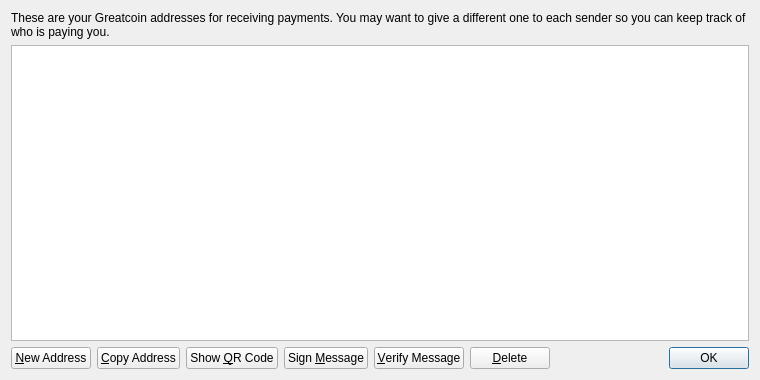
<?xml version="1.0" encoding="UTF-8"?>
<ui version="4.0">
 <class>AddressBookPage</class>
 <widget class="QWidget" name="AddressBookPage">
  <property name="geometry">
   <rect>
    <x>0</x>
    <y>0</y>
    <width>760</width>
    <height>380</height>
   </rect>
  </property>
  <property name="windowTitle">
   <string>Address Book</string>
  </property>
  <layout class="QVBoxLayout" name="verticalLayout">
   <item>
    <widget class="QLabel" name="labelExplanation">
     <property name="text">
      <string>These are your Greatcoin addresses for receiving payments. You may want to give a different one to each sender so you can keep track of who is paying you.</string>
     </property>
     <property name="textFormat">
      <enum>Qt::PlainText</enum>
     </property>
     <property name="wordWrap">
      <bool>true</bool>
     </property>
    </widget>
   </item>
   <item>
    <widget class="QTableView" name="tableView">
     <property name="contextMenuPolicy">
      <enum>Qt::CustomContextMenu</enum>
     </property>
     <property name="toolTip">
      <string>Double-click to edit address or label</string>
     </property>
     <property name="tabKeyNavigation">
      <bool>false</bool>
     </property>
     <property name="selectionMode">
      <enum>QAbstractItemView::SingleSelection</enum>
     </property>
     <property name="selectionBehavior">
      <enum>QAbstractItemView::SelectRows</enum>
     </property>
     <property name="sortingEnabled">
      <bool>true</bool>
     </property>
     <attribute name="verticalHeaderVisible">
      <bool>false</bool>
     </attribute>
    </widget>
   </item>
   <item>
    <layout class="QHBoxLayout" name="horizontalLayout">
     <item>
      <widget class="QPushButton" name="newAddressButton">
       <property name="toolTip">
        <string>Create a new address</string>
       </property>
       <property name="text">
        <string>&amp;New Address</string>
       </property>
      </widget>
     </item>
     <item>
      <widget class="QPushButton" name="copyToClipboard">
       <property name="toolTip">
        <string>Copy the currently selected address to the system clipboard</string>
       </property>
       <property name="text">
        <string>&amp;Copy Address</string>
       </property>
      </widget>
     </item>
     <item>
      <widget class="QPushButton" name="showQRCode">
       <property name="text">
        <string>Show &amp;QR Code</string>
       </property>
      </widget>
     </item>
     <item>
      <widget class="QPushButton" name="signMessage">
       <property name="toolTip">
        <string>Sign a message to prove you own a Greatcoin address</string>
       </property>
       <property name="text">
        <string>Sign &amp;Message</string>
       </property>
      </widget>
     </item>
     <item>
      <widget class="QPushButton" name="verifyMessage">
       <property name="toolTip">
        <string>Verify a message to ensure it was signed with a specified Greatcoin address</string>
       </property>
       <property name="text">
        <string>&amp;Verify Message</string>
       </property>
      </widget>
     </item>
     <item>
      <widget class="QPushButton" name="deleteButton">
       <property name="toolTip">
        <string>Delete the currently selected address from the list</string>
       </property>
       <property name="text">
        <string>&amp;Delete</string>
       </property>
      </widget>
     </item>
     <item>
      <spacer name="horizontalSpacer">
       <property name="orientation">
        <enum>Qt::Horizontal</enum>
       </property>
       <property name="sizeHint" stdset="0">
        <size>
         <width>40</width>
         <height>20</height>
        </size>
       </property>
      </spacer>
     </item>
     <item>
      <widget class="QDialogButtonBox" name="buttonBox">
       <property name="sizePolicy">
        <sizepolicy hsizetype="Maximum" vsizetype="Fixed">
         <horstretch>0</horstretch>
         <verstretch>0</verstretch>
        </sizepolicy>
       </property>
       <property name="standardButtons">
        <set>QDialogButtonBox::Ok</set>
       </property>
      </widget>
     </item>
    </layout>
   </item>
  </layout>
 </widget>
 <resources>
  <include location="../bitcoin.qrc"/>
 </resources>
 <connections/>
</ui>
